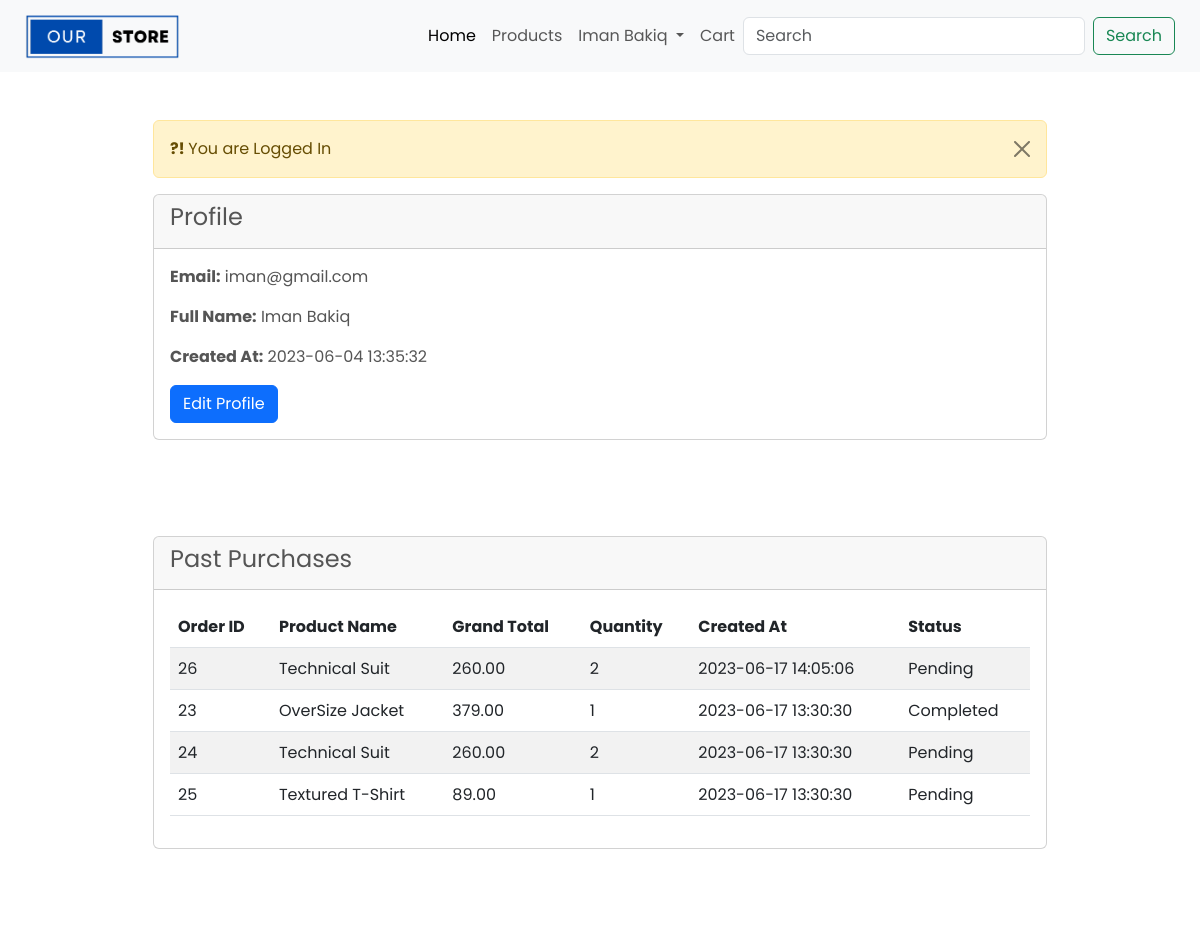
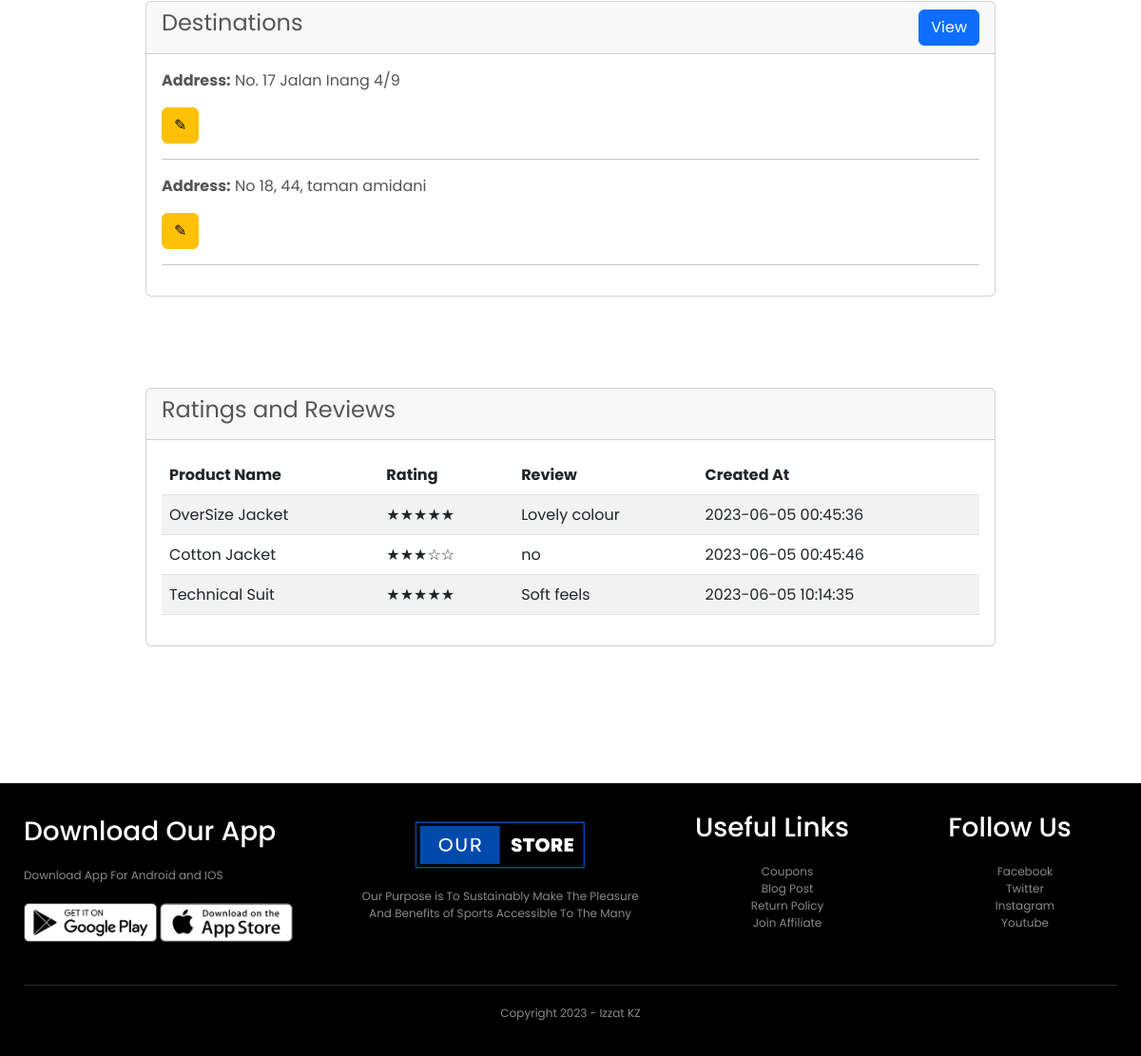
The page /customer/profile.php (signed in) on the database its author committed (2 pictures, top to bottom).
### tables this page shows
CREATE TABLE `customers` (
  `cust_id` int(11) NOT NULL,
  `email` varchar(30) NOT NULL,
  `password` varchar(30) NOT NULL,
  `fullname` varchar(191) NOT NULL,
  `created_at` datetime NOT NULL DEFAULT current_timestamp()
);

CREATE TABLE `orders` (
  `order_id` int(11) NOT NULL,
  `cust_id` int(11) NOT NULL,
  `grand_total` float(10,2) NOT NULL,
  `created_at` datetime NOT NULL DEFAULT current_timestamp(),
  `status` enum('Pending','Completed','Cancelled') NOT NULL DEFAULT 'Pending',
  `product_id` int(11) DEFAULT NULL
);

CREATE TABLE `products` (
  `product_id` int(11) NOT NULL,
  `category_id` int(11) DEFAULT NULL,
  `name` varchar(255) NOT NULL,
  `description` text DEFAULT NULL,
  `price` decimal(10,2) NOT NULL,
  `image` varchar(255) NOT NULL,
  `created_at` datetime NOT NULL DEFAULT current_timestamp()
);

CREATE TABLE `destination` (
  `destination_id` int(11) NOT NULL,
  `cust_id` int(11) DEFAULT NULL,
  `location` varchar(191) NOT NULL,
  `address` text NOT NULL
);

CREATE TABLE `ratings` (
  `rating_id` int(11) NOT NULL,
  `product_id` int(11) DEFAULT NULL,
  `cust_id` int(11) DEFAULT NULL,
  `rating` int(11) DEFAULT NULL,
  `review` text DEFAULT NULL,
  `created_at` datetime DEFAULT NULL
);

### customer/profile.php (the view, shortened to what this page needs)
<?php
include('../config/dbcon.php');
$cust_id = $_SESSION['auth_user']['user_id'];
$query = "SELECT * FROM customers WHERE cust_id = '$cust_id'";
$result = mysqli_query($con, $query);
$customer = mysqli_fetch_assoc($result);
$order_query = "SELECT o.order_id, p.name AS product_name, o.grand_total, o.created_at, o.status, p.price
                FROM orders o
                INNER JOIN products p ON o.product_id = p.product_id
                WHERE o.cust_id = '$cust_id'
                ORDER BY o.created_at DESC";
$order_result = mysqli_query($con, $order_query);
$destination_query = "SELECT * FROM destination WHERE cust_id = '$cust_id'";
$destination_result = mysqli_query($con, $destination_query);
$ratings_query = "SELECT r.*, p.name FROM ratings r
                    INNER JOIN products p ON r.product_id = p.product_id
                    WHERE r.cust_id = '$cust_id'";
$ratings_result = mysqli_query($con, $ratings_query);
include('includes/header.php');
?>
<div class="row">
    <div class="col-md-9 mx-auto my-5">
    <?php include('message.php'); ?>
        <div class="card">
            <div class="card-header">
                <h4>Profile</h4>
            </div>
            <div class="card-body">
                <p><strong>Email:</strong> <?php echo $customer['email']; ?></p>
                <p><strong>Full Name:</strong> <?php echo $customer['fullname']; ?></p>
                <p><strong>Created At:</strong> <?php echo $customer['created_at']; ?></p>
                <a href="profile-edit.php?id=<?php echo $_SESSION['auth_user']['user_id']; ?>" class="btn btn-primary">Edit Profile</a>
            </div>
        </div>
    </div>
    <div class="col-md-9 mx-auto my-5">
        <div class="card">
            <div class="card-header">
                <h4>Past Purchases</h4>
            </div>
            <div class="card-body">
                <table class="table table-striped">
                <thead>
                    <tr>
                        <th>Order ID</th>
                        <th>Product Name</th>
                        <th>Grand Total</th>
                        <th>Quantity</th>
                        <th>Created At</th>
                        <th>Status</th>
                    </tr>
                </thead>
                <tbody>
                    <?php while ($row = mysqli_fetch_assoc($order_result)) { ?>
                        <tr>
                            <td><?php echo $row['order_id']; ?></td>
                            <td><?php echo $row['product_name']; ?></td>
                            <td><?php echo $row['grand_total']; ?></td>
                            <td><?php echo round($row['grand_total'] / $row['price']); ?></td>
                            <td><?php echo $row['created_at']; ?></td>
                            <td><?php echo $row['status']; ?></td>
                        </tr>
                    <?php } ?>
                </tbody>
                </table>
            </div>
        </div>
    </div>
    <div class="col-md-9 mx-auto my-5">
        <div class="card">
            <div class="card-header">
                <h4>Destinations
                    <a href="destinations.php" class="btn btn-primary float-end">View</a>
                </h4>
            </div>
            <div class="card-body">
                <?php while ($destination = mysqli_fetch_assoc($destination_result)) { ?>
                    <p><strong>Address:</strong> <?php echo $destination['address']; ?></p>
                    <a href="destination-edit.php?destination_id=<?php echo $destination['destination_id']; ?>" class="btn btn-warning">&#9998;</a>
                    <hr>
                <?php } ?>
            </div>
        </div>
    </div>
    <div class="col-md-9 mx-auto my-5">
        <div class="card">
            <div class="card-header">
                <h4>Ratings and Reviews</h4>
            </div>
            <div class="card-body">
                <?php if (mysqli_num_rows($ratings_result) > 0) { ?>
                    <table class="table table-striped">
                        <thead>
                            <tr>
                                <th>Product Name</th>
                                <th>Rating</th>
                                <th>Review</th>
                                <th>Created At</th>
                            </tr>
                        </thead>
                        <tbody>
                            <?php while ($rating_data = mysqli_fetch_assoc($ratings_result)) { ?>
                                <tr>
                                    <td><?php echo $rating_data['name']; ?></td>
                                    <td>
                                        <?php
                                        $rating = $rating_data['rating'];
                                        for ($i = 1; $i <= 5; $i++) {
                                            if ($i <= $rating) {
                                                echo '&#9733;';
                                            } else {
                                                echo '&#9734;';
                                            }
                                        }
                                        ?>
                                    </td>
                                    <td><?php echo $rating_data['review']; ?></td>
                                    <td><?php echo $rating_data['created_at']; ?></td>
                                </tr>
                            <?php } ?>
                        </tbody>
                    </table>
                <?php } else { ?>
                    <p>No ratings and reviews made.</p>
                <?php } ?>
            </div>
        </div>
    </div>
</div>
<?php include('includes/footer.php'); ?>

### customer/style.css (style rules this page uses)
* { margin: 0; padding: 0; box-sizing: border-box; }
body { font-family: 'Poppins', sans-serif; }
a { text-decoration: none; color: #555; }
p { color: #555; }
.row { display: flex; align-items: center; flex-wrap: wrap; justify-content: flex-start; }
h4 { color: #555; font-weight: normal; }

### rows shown on the page
customers: email "iman@gmail.com", fullname "Iman Bakiq", created_at "2023-06-04 13:35:32"
orders: order_id "26", product.name "Technical Suit", grand_total "260.00", $row['grand_total']/$row['price'] "2", created_at "2023-06-17 14:05:06", status "Pending"
orders: order_id "23", product.name "OverSize Jacket", grand_total "379.00", $row['grand_total']/$row['price'] "1", created_at "2023-06-17 13:30:30", status "Completed"
orders: order_id "24", product.name "Technical Suit", grand_total "260.00", $row['grand_total']/$row['price'] "2", created_at "2023-06-17 13:30:30", status "Pending"
orders: order_id "25", product.name "Textured T-Shirt", grand_total "89.00", $row['grand_total']/$row['price'] "1", created_at "2023-06-17 13:30:30", status "Pending"
destination: address "No. 17 Jalan Inang 4/9"
destination: address "No 18, 44, taman amidani"
ratings: product.name "OverSize Jacket", review "Lovely colour", created_at "2023-06-05 00:45:36"
ratings: product.name "Cotton Jacket", rating 3 (drawn), review "no", created_at "2023-06-05 00:45:46"
ratings: product.name "Technical Suit", review "Soft feels", created_at "2023-06-05 10:14:35"

### other values the page prints
$_SESSION['auth_user']['user_name'] "Iman Bakiq"
$_SESSION['message'] "You are Logged In"
